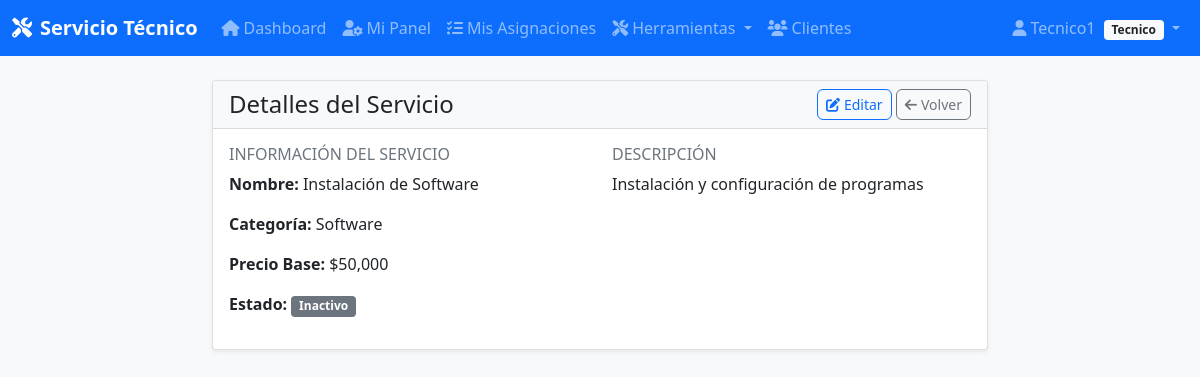
/servicios/2 (signed in), run on the app's committed database.
### app/models/models.py (models this page shows, shortened)
class Usuario(UserMixin, db.Model):
    __tablename__ = 'usuarios'
    id = db.Column(db.Integer, primary_key=True)
    nombre = db.Column(db.String(100), nullable=False)
    email = db.Column(db.String(120), unique=True, nullable=False, index=True)
    password_hash = db.Column(db.String(255), nullable=False)
    telefono = db.Column(db.String(20))
    rol = db.Column(db.String(20), nullable=False, default='administrador')  # Solo admin o tecnico
    fecha_creacion = db.Column(db.DateTime, default=datetime.utcnow)
    def is_admin(self):
        return self.rol == 'administrador'
    def is_tecnico(self):
        return self.rol == 'tecnico'

class Servicio(db.Model):
    __tablename__ = 'servicios'
    id = db.Column(db.Integer, primary_key=True)
    nombre = db.Column(db.String(100), nullable=False)
    descripcion = db.Column(db.Text)
    precio_base = db.Column(db.Float, nullable=False)
    categoria = db.Column(db.String(50))
    solicitudes = db.relationship('Solicitud', backref='servicio', lazy=True)

### app/controllers/servicios.py (the view)
@servicios_bp.route('/<int:id>')
@login_required
def detail(id):
    servicio = Servicio.query.get_or_404(id)
    return render_template('servicios/detail.html', servicio=servicio)

### app/templates/servicios/detail.html (shortened to what this page needs)
{% extends "base.html" %}
{% block content %}
<div class="row justify-content-center">
    <div class="col-md-8">
        <div class="card">
            <div class="card-header d-flex justify-content-between align-items-center">
                <h4 class="mb-0">Detalles del Servicio</h4>
                <div>
                    <a href="{{ url_for('servicios.edit', id=servicio.id) }}" class="btn btn-outline-primary btn-sm">
                        <i class="fas fa-edit me-1"></i>Editar
                    </a>
                    <a href="{{ url_for('servicios.list') }}" class="btn btn-outline-secondary btn-sm">
                        <i class="fas fa-arrow-left me-1"></i>Volver
                    </a>
                </div>
            </div>
            <div class="card-body">
                <div class="row">
                    <div class="col-md-6">
                        <h6 class="text-muted">INFORMACIÓN DEL SERVICIO</h6>
                        <p><strong>Nombre:</strong> {{ servicio.nombre }}</p>
                        <p><strong>Categoría:</strong> {{ servicio.categoria or 'No especificada' }}</p>
                        <p><strong>Precio Base:</strong> ${{ "{:,.0f}".format(servicio.precio_base) }}</p>
                        <p><strong>Estado:</strong>
                            <span class="badge bg-{{ 'success' if servicio.activo else 'secondary' }}">
                                {{ 'Activo' if servicio.activo else 'Inactivo' }}
                            </span>
                        </p>
                    </div>
                    <div class="col-md-6">
                        {% if servicio.descripcion %}
                        <h6 class="text-muted">DESCRIPCIÓN</h6>
                        <p>{{ servicio.descripcion }}</p>
                        {% endif %}
                    </div>
                </div>
            </div>
        </div>
    </div>
</div>
{% endblock %}

### app/templates/base.html (shortened to what this page needs)
<!DOCTYPE html>
<html lang="es">
<head>
    <link href="https://cdn.jsdelivr.net/npm/bootstrap@5.1.3/dist/css/bootstrap.min.css" rel="stylesheet">
    <link href="https://cdnjs.cloudflare.com/ajax/libs/font-awesome/6.0.0/css/all.min.css" rel="stylesheet">
    <link href="{{ url_for('static', filename='css/style.css') }}" rel="stylesheet">
</head>
<body>
    {% if current_user.is_authenticated %}
    <nav class="navbar navbar-expand-lg navbar-dark bg-primary">
        <div class="container-fluid">
            <a class="navbar-brand" href="{{ url_for('main.index') }}">
                <i class="fas fa-tools me-2"></i>Servicio Técnico
            </a>
            <div class="collapse navbar-collapse" id="navbarNav">
                <ul class="navbar-nav me-auto">
                    <li class="nav-item">
                        <a class="nav-link" href="{{ url_for('main.index') }}">
                            <i class="fas fa-home me-1"></i>Dashboard
                        </a>
                    </li>
                    {% if current_user.is_admin() %}
                    <li class="nav-item dropdown">
                        <a class="nav-link dropdown-toggle" href="#" role="button" data-bs-toggle="dropdown">
                            <i class="fas fa-users me-1"></i>Gestión
                        </a>
                        <ul class="dropdown-menu">
                            <li><h6 class="dropdown-header">Clientes</h6></li>
                            <li><a class="dropdown-item" href="{{ url_for('clientes.list') }}">
                                <i class="fas fa-list me-2"></i>Ver Clientes
                            </a></li>
                            <li><a class="dropdown-item" href="{{ url_for('clientes.create') }}">
                                <i class="fas fa-plus me-2"></i>Nuevo Cliente
                            </a></li>
                            <li><hr class="dropdown-divider"></li>
                            <li><h6 class="dropdown-header">Servicios</h6></li>
                            <li><a class="dropdown-item" href="{{ url_for('servicios.list') }}">
                                <i class="fas fa-cogs me-2"></i>Ver Servicios
                            </a></li>
                            <li><a class="dropdown-item" href="{{ url_for('servicios.create') }}">
                                <i class="fas fa-plus me-2"></i>Nuevo Servicio
                            </a></li>
                        </ul>
                    </li>
                    <li class="nav-item dropdown">
                        <a class="nav-link dropdown-toggle" href="#" role="button" data-bs-toggle="dropdown">
                            <i class="fas fa-clipboard-list me-1"></i>Operaciones
                        </a>
                        <ul class="dropdown-menu">
                            <li><h6 class="dropdown-header">Solicitudes</h6></li>
                            <li><a class="dropdown-item" href="{{ url_for('solicitudes.list') }}">
                                <i class="fas fa-list me-2"></i>Ver Solicitudes
                            </a></li>
                            <li><a class="dropdown-item" href="{{ url_for('solicitudes.create') }}">
                                <i class="fas fa-plus me-2"></i>Nueva Solicitud
                            </a></li>
                            <li><hr class="dropdown-divider"></li>
                            <li><h6 class="dropdown-header">Asignaciones</h6></li>
                            <li><a class="dropdown-item" href="{{ url_for('asignaciones.list') }}">
                                <i class="fas fa-tasks me-2"></i>Ver Asignaciones
                            </a></li>
                            <li><a class="dropdown-item" href="{{ url_for('asignaciones.create') }}">
                                <i class="fas fa-plus me-2"></i>Nueva Asignación
                            </a></li>
                        </ul>
                    </li>
                    <li class="nav-item dropdown">
                        <a class="nav-link dropdown-toggle" href="#" role="button" data-bs-toggle="dropdown">
                            <i class="fas fa-boxes me-1"></i>Recursos
                        </a>
                        <ul class="dropdown-menu">
                            <li><h6 class="dropdown-header">Inventario</h6></li>
                            <li><a class="dropdown-item" href="{{ url_for('partes.list') }}">
                                <i class="fas fa-boxes me-2"></i>Ver Partes
                            </a></li>
                            <li><a class="dropdown-item" href="{{ url_for('partes.create') }}">
                                <i class="fas fa-plus me-2"></i>Nueva Parte
                            </a></li>
                            <li><hr class="dropdown-divider"></li>
                            <li><h6 class="dropdown-header">Facturación</h6></li>
                            <li><a class="dropdown-item" href="{{ url_for('facturas.list') }}">
                                <i class="fas fa-file-invoice me-2"></i>Ver Facturas
                            </a></li>
                            <li><a class="dropdown-item" href="{{ url_for('facturas.create') }}">
                                <i class="fas fa-plus me-2"></i>Nueva Factura
                            </a></li>
                        </ul>
                    </li>
                    <li class="nav-item dropdown">
                        <a class="nav-link dropdown-toggle" href="#" role="button" data-bs-toggle="dropdown">
                            <i class="fas fa-user-shield me-1"></i>Admin
                        </a>
                        <ul class="dropdown-menu">
                            <li><h6 class="dropdown-header">Personal</h6></li>
                            <li><a class="dropdown-item" href="{{ url_for('tecnicos.list') }}">
                                <i class="fas fa-user-cog me-2"></i>Técnicos
                            </a></li>
                            <li><hr class="dropdown-divider"></li>
                            <li><h6 class="dropdown-header">Reportes</h6></li>
                            <li><a class="dropdown-item" href="{{ url_for('reportes.list') }}">
                                <i class="fas fa-chart-bar me-2"></i>Ver Reportes
                            </a></li>
                        </ul>
                    </li>
                    {% elif current_user.is_tecnico() %}
                    <li class="nav-item">
                        <a class="nav-link" href="{{ url_for('tecnico.dashboard') }}">
                            <i class="fas fa-user-cog me-1"></i>Mi Panel
                        </a>
                    </li>
                    <li class="nav-item">
                        <a class="nav-link" href="{{ url_for('tecnico.mis_asignaciones') }}">
                            <i class="fas fa-tasks me-1"></i>Mis Asignaciones
                        </a>
                    </li>
                    <li class="nav-item dropdown">
                        <a class="nav-link dropdown-toggle" href="#" role="button" data-bs-toggle="dropdown">
                            <i class="fas fa-tools me-1"></i>Herramientas
                        </a>
                    </li>
                    <li class="nav-item">
                        <a class="nav-link" href="{{ url_for('clientes.list') }}">
                            <i class="fas fa-users me-1"></i>Clientes
                        </a>
                    </li>
                    {% endif %}
                </ul>
                <ul class="navbar-nav">
                    <li class="nav-item dropdown">
                        <a class="nav-link dropdown-toggle" href="#" role="button" data-bs-toggle="dropdown">
                            <i class="fas fa-user me-1"></i>{{ current_user.nombre }}
                            <span class="badge bg-light text-dark ms-1">{{ current_user.rol.title() }}</span>
                        </a>
                    </li>
                </ul>
            </div>
        </div>
    </nav>
    {% endif %}
    <main class="container-fluid mt-4">
        {% block content %}{% endblock %}
    </main>
</body>
</html>
</body>
</html>

### app/static/css/style.css (style rules this page uses)
body { background-color: #f8f9fa; font-family: "Segoe UI", Tahoma, Geneva, Verdana, sans-serif; }
.navbar-brand { font-weight: bold; }
.card { box-shadow: 0 0.125rem 0.25rem rgba(0, 0, 0, 0.075); border: 1px solid rgba(0, 0, 0, 0.125); }
.card-header { background-color: #f8f9fa; border-bottom: 1px solid rgba(0, 0, 0, 0.125); }
.btn { border-radius: 0.375rem; }
.badge { font-size: 0.75em; }
.text-muted { color: #6c757d !important; }
.card, .btn, .form-control { transition: all 0.2s ease-in-out; }

### data on the page
Usuario: nombre "Tecnico1", rol "Tecnico"
Servicio: nombre "Instalación de Software", categoria "Software", precio_base "50,000", descripcion "Instalación y configuración de programas"

### other printed values
{{ 'Activo' if servicio.activo else 'Inactivo' }} "Inactivo"
